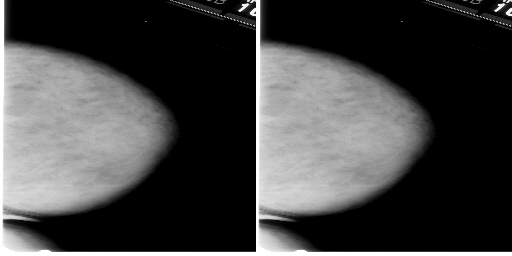
#> input picture comp_1-014.png, 512 x 256 px, given as the content of the folder dataset, which was not available
$ python eme_variants.py
#> lines starting #> are read from the running program, lines starting #| are printed output that depends on the picture; pictures that were not available may be replaced by others from this repository, and a replacement may not be noted
import os
import cv2
import numpy as np
import csv
import pandas as pd
import matplotlib.pyplot as plt

ORIGINAL_DIR = 'dataset'
ENHANCED_DIR = os.path.join('results', 'comps')
BLOCK_SIZE   = (64, 64)
ALPHA        = 1.0
EPSILON      = 1e-6
CSV_FILE     = 'student3_results.csv'
PLOTS_DIR    = 'plots'
METRICS      = ['EME', 'EMEE', 'Visibility', 'AME', 'AMEE']

def ensure_dir(path):
    if not os.path.isdir(path):
        os.makedirs(path)

def compute_contrast_metrics(img, block_size, alpha, eps):
    H, W = img.shape
    eme_sum = emee_sum = vis_sum = ame_sum = amee_sum = 0.0
    cnt = 0
    for i in range(0, H, block_size[0]):
        for j in range(0, W, block_size[1]):
            blk = img[i:i+block_size[0], j:j+block_size[1]]
            Imax, Imin = float(blk.max()), float(blk.min())
            Imax_corr, Imin_corr = Imax + eps, Imin + eps

            # 1) EME & 2) EMEE
            with np.errstate(divide='ignore'):
                eme_sum  += 20.0 * np.log(Imax_corr / Imin_corr)
                emee_sum += alpha  * np.log(Imax_corr / Imin_corr)

            # 3) Michelson visibility
            vis_sum += (Imax_corr - Imin_corr) / (Imax_corr + Imin_corr)

            # 4) AME & 5) AMEE
            ratio = (Imax_corr - Imin_corr) / (Imax_corr + Imin_corr)
            with np.errstate(divide='ignore', invalid='ignore'):
                ame_sum  += -np.log(ratio + eps)
                amee_sum += -np.log(ratio**alpha + eps)

            cnt += 1

    return (
        eme_sum  / cnt,
        emee_sum / cnt,
        vis_sum  / cnt,
        ame_sum  / cnt,
        amee_sum / cnt,
    )

def plot_per_image_bars(df):
    ensure_dir(PLOTS_DIR)
    for m in METRICS:
        pivot = df.pivot(index='Image', columns='Type', values=m)
        ax = pivot.plot(kind='bar', figsize=(10,5))
        ax.set_title(f'{m}: Before vs. After Enhancement')
        ax.set_ylabel(m)
        ax.set_xlabel('Image')
        ax.legend(title='')
        plt.xticks(rotation=45, ha='right')
        plt.tight_layout()
        plt.savefig(os.path.join(PLOTS_DIR, f'bar_{m}.png'))
        plt.close()

def plot_average_improvement(df):
    diffs = {}
    for m in METRICS:
        orig = df[df.Type=='Original'][m].values
        enh  = df[df.Type=='Enhanced'][m].values
        diffs[m] = (enh - orig).mean()
    ensure_dir(PLOTS_DIR)
    plt.figure(figsize=(6,4))
    plt.bar(diffs.keys(), diffs.values())
    plt.title('Average Metric Improvement (Enhanced − Original)')
    plt.ylabel('Δ Metric')
    plt.tight_layout()
    plt.savefig(os.path.join(PLOTS_DIR, 'avg_improvement.png'))
    plt.close()

def main():
    # 1) Compute and record metrics
    with open(CSV_FILE, 'w', newline='') as csvfile:
        writer = csv.writer(csvfile)
        writer.writerow(['Image', 'Type'] + METRICS)

        for fname in sorted(os.listdir(ORIGINAL_DIR)):
            base, _   = os.path.splitext(fname)
            orig_path = os.path.join(ORIGINAL_DIR, fname)
            comp_name = f"comp_{base}.png"
            enh_path  = os.path.join(ENHANCED_DIR, comp_name)

            orig = cv2.imread(orig_path, cv2.IMREAD_GRAYSCALE)
#> orig is the input picture: shape (256, 512); min 0, max 255, mean 66.7
            enh  = cv2.imread(enh_path,  cv2.IMREAD_GRAYSCALE)
            if orig is None or enh is None:
                print(f"[!] Missing file: {orig_path} or {enh_path}")
                continue

            orig_metrics = compute_contrast_metrics(orig, BLOCK_SIZE, ALPHA, EPSILON)
#> after the loop in compute_contrast_metrics, `for i in range(0, H, block_size[0]):`: ame_sum = 61.23; cnt = 32; eme_sum = 8547.4; emee_sum = 427.4; vis_sum = 24.49
#> orig_metrics = (267.1, 13.36, 0.765, 1.91, 1.91)
            enh_metrics  = compute_contrast_metrics(enh,  BLOCK_SIZE, ALPHA, EPSILON)
#> enh_metrics = (267.1, 13.36, 0.765, 1.91, 1.91)

            writer.writerow([fname, 'Original'] + [f"{m:.4f}" for m in orig_metrics])
            writer.writerow([fname, 'Enhanced'] + [f"{m:.4f}" for m in enh_metrics])

    print(f"Metrics saved to {CSV_FILE}")

    # 2) Load results into DataFrame
    df = pd.read_csv(CSV_FILE)

    # 3) Generate and save plots
    plot_per_image_bars(df)
#> the loop in plot_per_image_bars, `for m in METRICS:` made 5 passes
#> pass 1, in plot_per_image_bars, `plt.savefig(os.path.join(PLOTS_DIR, f'bar_{m}.png'))`:
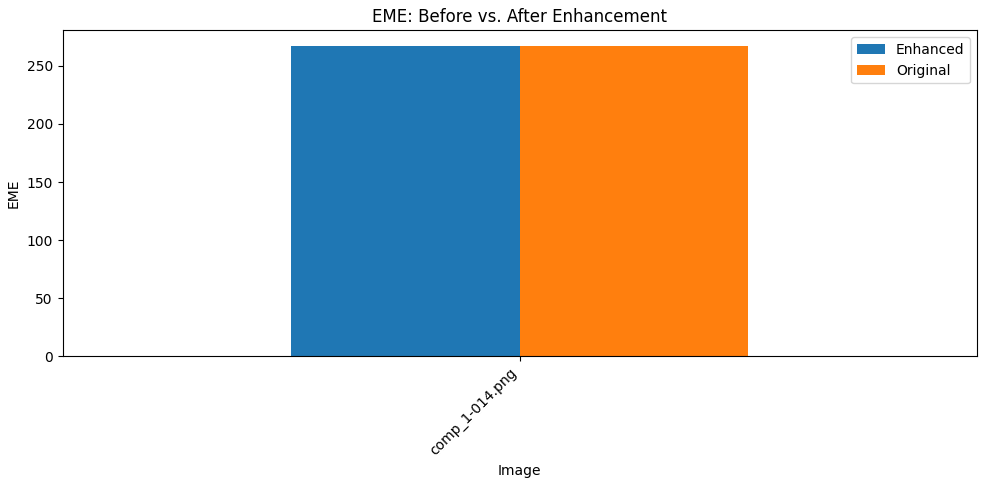
#> figure drawn by matplotlib, 1 panel
#> pass 2, in plot_per_image_bars, `plt.savefig(os.path.join(PLOTS_DIR, f'bar_{m}.png'))`:
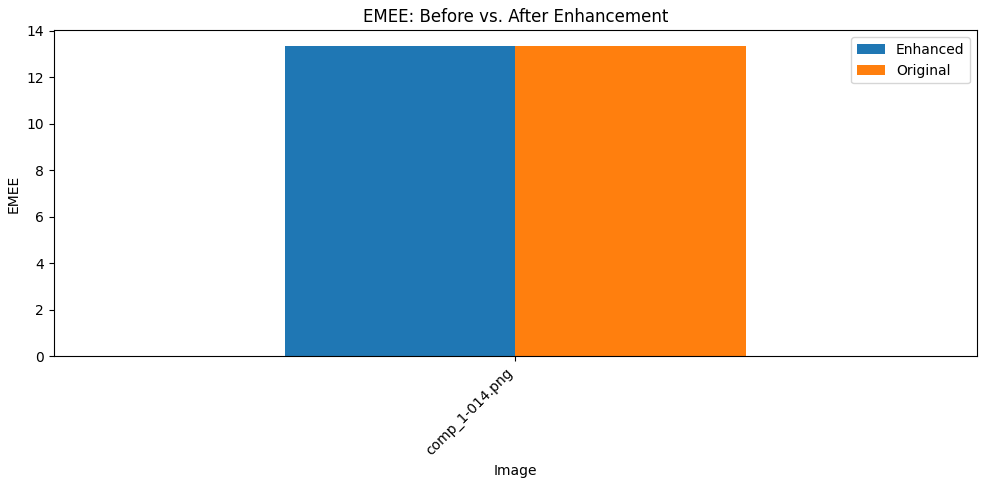
#> figure drawn by matplotlib, 1 panel
    print(f"Per-image bar charts saved in {PLOTS_DIR}/")
    plot_average_improvement(df)
#> in plot_average_improvement, `plt.savefig(os.path.join(PLOTS_DIR, 'avg_improvement.png'))`:
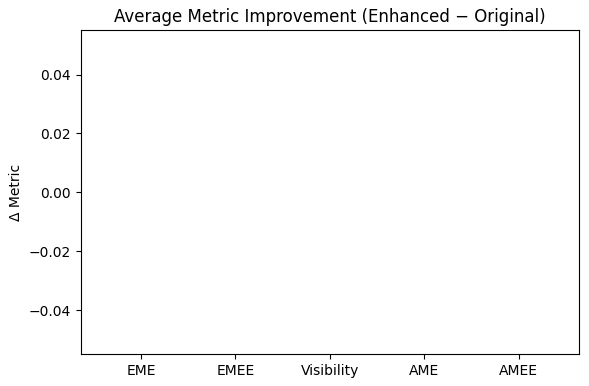
#> figure drawn by matplotlib, 1 panel
    print(f"Average improvement chart saved at {PLOTS_DIR}/avg_improvement.png")

if __name__ == '__main__':
    main()

$ run again, on comp_1-111.png
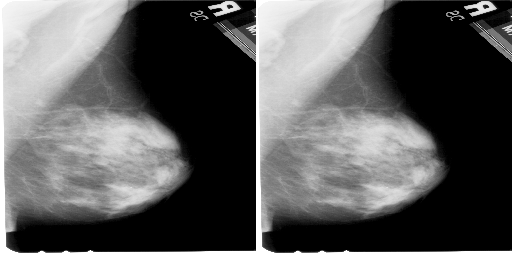
#> input picture comp_1-111.png, 512 x 256 px, given as the content of the folder dataset, which was not available
#> in main, orig is the input picture: shape (256, 512); min 0, max 255, mean 91.1
#> after the loop in compute_contrast_metrics, `for i in range(0, H, block_size[0]):`: ame_sum = 37.99; cnt = 32; eme_sum = 7128.4; emee_sum = 356.4; vis_sum = 23.89
#> orig_metrics = (222.8, 11.14, 0.747, 1.19, 1.19)
#> the loop in plot_per_image_bars, `for m in METRICS:` made 5 passes
#> pass 1, in plot_per_image_bars, `plt.savefig(os.path.join(PLOTS_DIR, f'bar_{m}.png'))`:
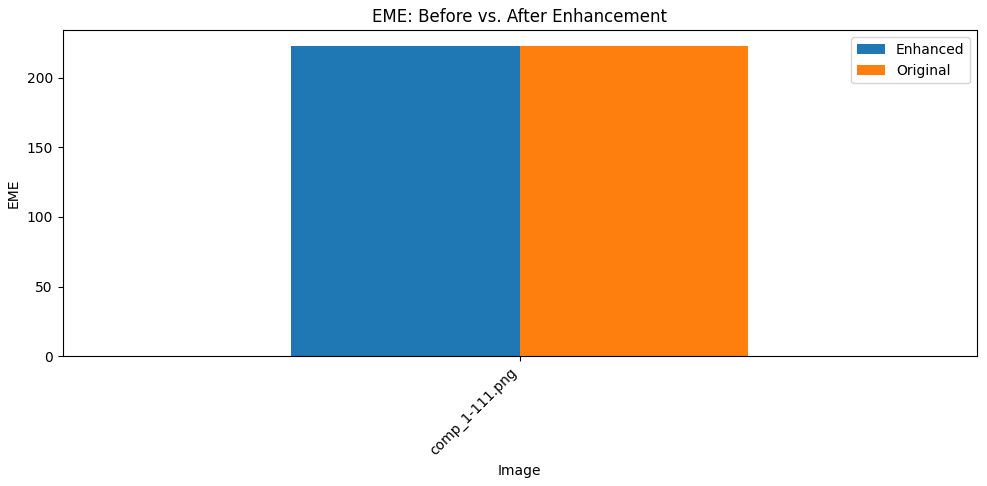
#> figure drawn by matplotlib, 1 panel

$ run again, on comp_1-126.png
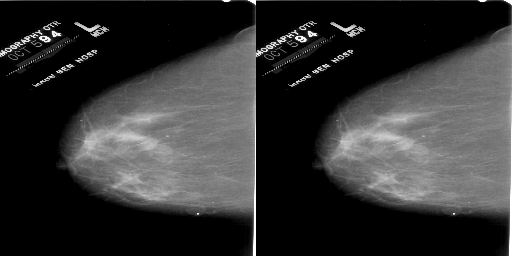
#> input picture comp_1-126.png, 512 x 256 px, given as the content of the folder dataset, which was not available
#> in main, orig is the input picture: shape (256, 512); min 0, max 255, mean 50.3
#> after the loop in compute_contrast_metrics, `for i in range(0, H, block_size[0]):`: ame_sum = 33; cnt = 32; eme_sum = 9218.8; emee_sum = 460.9; vis_sum = 26.47
#> orig_metrics = (288.1, 14.4, 0.827, 1.03, 1.03)
#> the loop in plot_per_image_bars, `for m in METRICS:` made 5 passes
#> pass 1, in plot_per_image_bars, `plt.savefig(os.path.join(PLOTS_DIR, f'bar_{m}.png'))`:
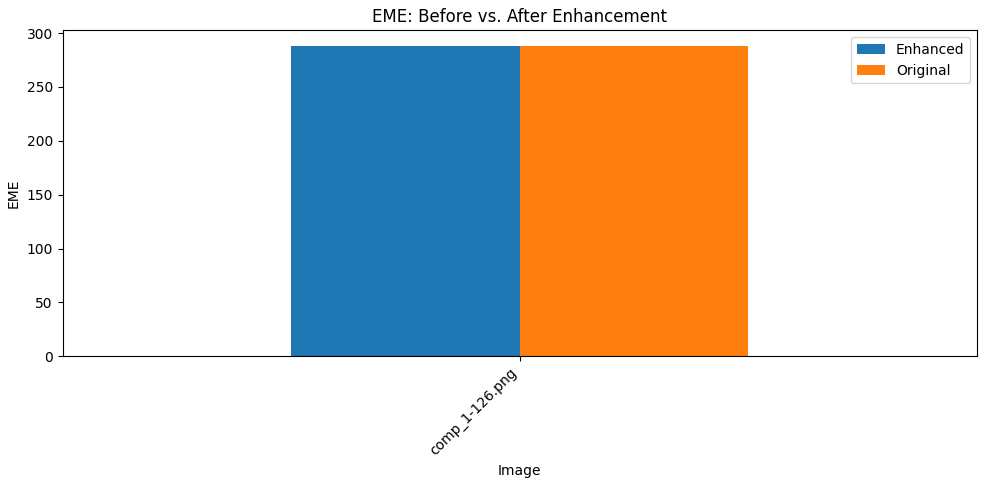
#> figure drawn by matplotlib, 1 panel
#> pass 2, in plot_per_image_bars, `plt.savefig(os.path.join(PLOTS_DIR, f'bar_{m}.png'))`:
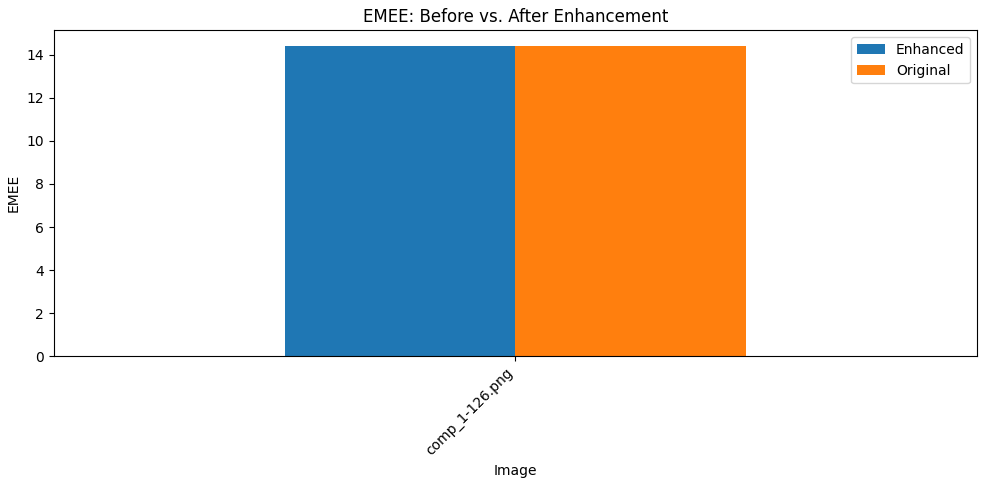
#> figure drawn by matplotlib, 1 panel

$ run again, on comp_1-196.png
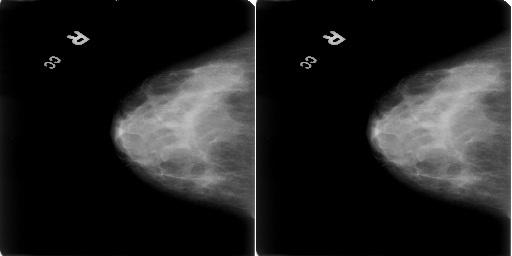
#> input picture comp_1-196.png, 512 x 256 px, given as the content of the folder dataset, which was not available
#> in main, orig is the input picture: shape (256, 512); min 0, max 255, mean 32.4
#> after the loop in compute_contrast_metrics, `for i in range(0, H, block_size[0]):`: ame_sum = 1.56; cnt = 32; eme_sum = 10529.9; emee_sum = 526.5; vis_sum = 30.72
#> orig_metrics = (329.1, 16.45, 0.96, 0.0488, 0.0488)
#> the loop in plot_per_image_bars, `for m in METRICS:` made 5 passes
#> pass 1, in plot_per_image_bars, `plt.savefig(os.path.join(PLOTS_DIR, f'bar_{m}.png'))`:
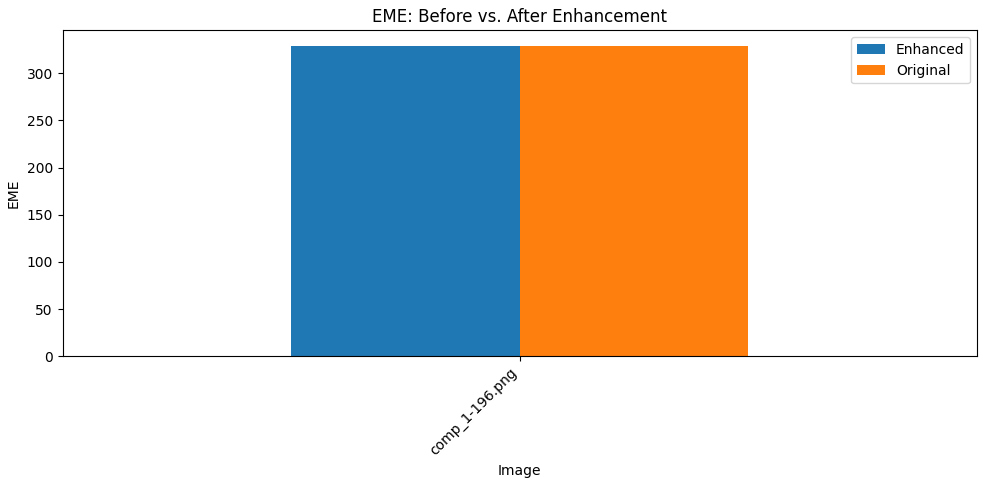
#> figure drawn by matplotlib, 1 panel
#> pass 2, in plot_per_image_bars, `plt.savefig(os.path.join(PLOTS_DIR, f'bar_{m}.png'))`:
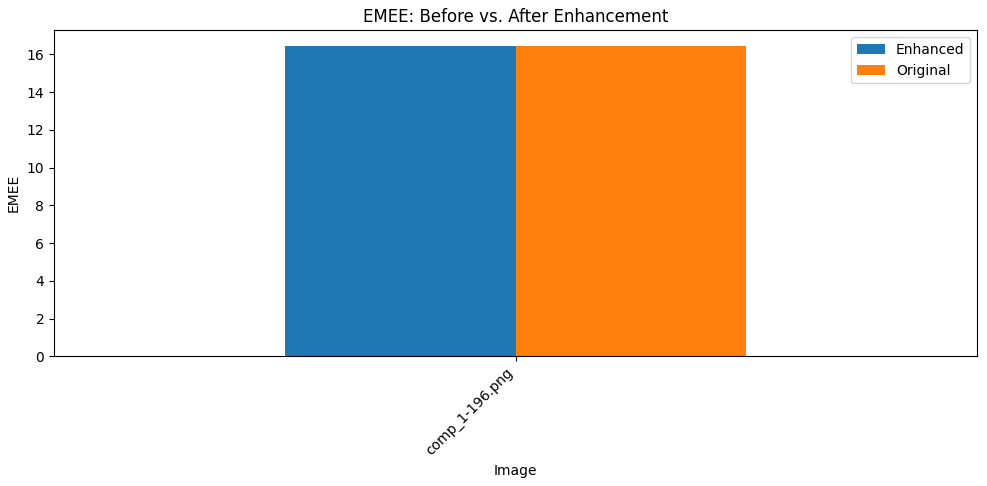
#> figure drawn by matplotlib, 1 panel
